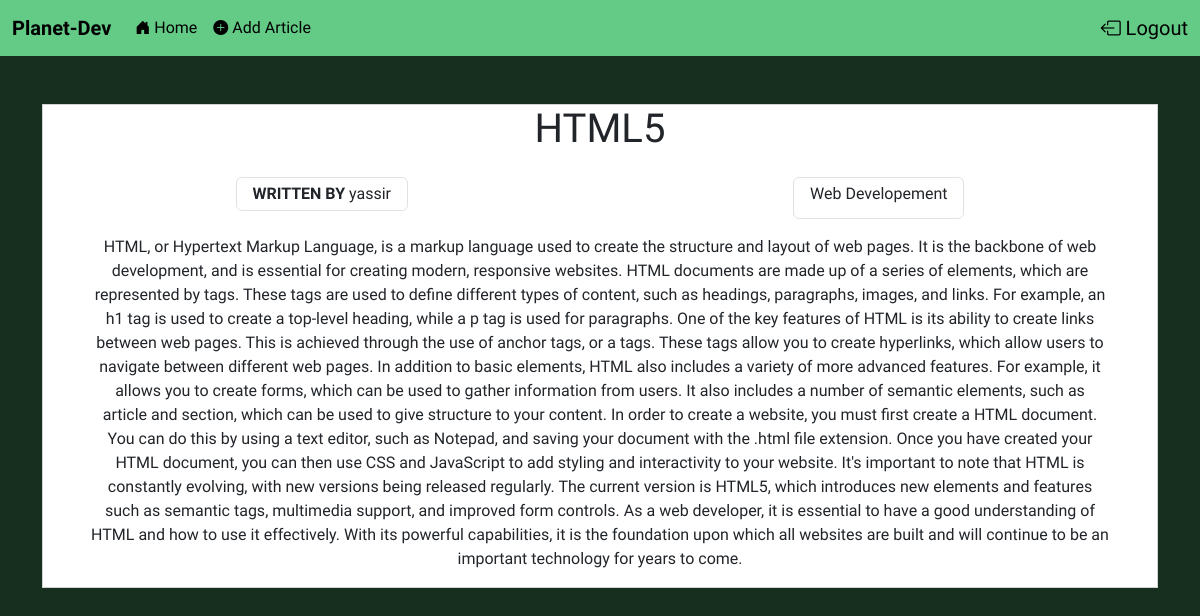
The page /view/article/ViewArticle.php?id=39 (signed in) on the database its author committed.
### tables this page shows
CREATE TABLE IF NOT EXISTS `articles` (
  `id` int(11) NOT NULL AUTO_INCREMENT,
  `title` varchar(255) DEFAULT NULL,
  `article` text,
  `categorie` int(11) DEFAULT NULL,
  `author` varchar(255) DEFAULT NULL,
  PRIMARY KEY (`id`),
  KEY `categorie` (`categorie`)
);

CREATE TABLE IF NOT EXISTS `categories` (
  `id` int(11) NOT NULL AUTO_INCREMENT,
  `name` varchar(255) DEFAULT NULL,
  PRIMARY KEY (`id`)
);

### classes/article.php (called while the page is built, shortened)
<?php
include_once __DIR__ . "\db.php";
class Article{
    public static function getSpecData($id){
        $db = new DbConnect();
        $sql = "SELECT * FROM articles, categories WHERE articles.id = '$id' and categories.id = articles.categorie;";
        $exec = $db->connect_pdo()->query($sql);
        $data = $exec->fetch();
        return $data;
    }
}

### classes/db.php (called while the page is built, shortened)
<?php
class DbConnect{
    private $host = "localhost";
    private $db_name = "articles";
    private $user_name = "root";
    private $password = "";
    function connect_pdo(){
        try {
            $this->conn = new PDO("mysql:host=".$this->host.";dbname=".$this->db_name, $this->user_name, $this->password);
            return $this->conn;
        } catch (PDOException $err) {
            echo "Connection Error -->> ",$err->getMessage();
            echo "<br>Error Code -->> ",$err->getCode();
            echo "<br>Error occur in File -->> ",$err->getFile();
            echo "<br>Error occur on Line no -->> ",$err->getLine();
            $this->conn = null;
        }
    }
}

### script/article/getSpecData.php (called while the page is built)
<?php
include "../../classes/article.php";
$data1 = Article::getSpecData($_GET['id']);

### view/article/ViewArticle.php (the view, shortened to what this page needs)
<?php
    include_once "../../script/article/getSpecData.php";
?>
<!DOCTYPE html>
<html lang="en">
<head>
    <link href="https://cdn.jsdelivr.net/npm/bootstrap@5.3.0-alpha1/dist/css/bootstrap.min.css" rel="stylesheet">
    <link rel="stylesheet" href="../../assets/styles/style.css">
</head>
<body>
    <?php include '../includes/navbar.php';?>
    <div class="container vh-75 d-flex justify-content-center align-items-center my-5">
        <div class="card w-100 text-center rounded-0">
            <h1><?=$data1['title']?></h1>
            <div class="d-flex w-100 justify-content-around my-3 flex-wrap">
                <span class="border px-3 py-1 rounded mb-2"><strong>WRITTEN BY</strong> <?=$data1['author']?></span>
                <span class="border px-3 py-1 rounded"><?=$data1['name']?></span>
            </div>
            <p class="px-5"><?=$data1['article']?></p>
        </div>
    </div>
</body>
</html>

### view/includes/navbar.php (shortened to what this page needs)
<link rel="stylesheet" href="https://cdn.jsdelivr.net/npm/bootstrap-icons@1.10.3/font/bootstrap-icons.css">
<nav class="navbar navbar-expand-lg mb-3" style="background-color: #63cb85">
<div class="container-fluid d-flex align-items-center">
    <a class="navbar-brand" href="../article/dashboard.php">
        <strong> Planet-Dev </strong>
    </a>
    <div class="collapse navbar-collapse" id="navbarSupportedContent">
        <ul class="navbar-nav me-auto mb-2 mb-lg-0">
            <li class="nav-item">
                <a class="nav-link active" aria-current="page" href="../article/dashboard.php"><i class="bi bi-house-door-fill" style="font-size: 15px"></i>&nbsp;Home</a>
            </li>
            <li class="nav-item">
                <a class="nav-link active" href="../article/addAr.php"><i class="bi bi-plus-circle-fill" style="font-size: 15px"></i>&nbsp;Add Article</a>
            </li>
        </ul>
        <div class="d-flex">
            <a class="fs-5 text-decoration-none text-black" href="../../script/user/logout.php" style=""><i class="bi bi-box-arrow-left"></i>
            Logout</a>
        </div>
    </div>
</div>
</nav>

### assets/styles/style.css (style rules this page uses)
body { background-color: #172f1e; font-family: 'Sofia Sans', sans-serif; }

### rows shown on the page
articles: title "HTML5", author "yassir", categorie.name "Web Developement", article "HTML, or Hypertext Markup Language, is a markup language used to create the structure and layout of web pages. It is the backbone of web development, and is essential for creating modern, responsive websites. HTML documents are made up of a series of elements, which are represented by tags. These tags are used to define different types of content, such as headings, paragraphs, images, and links. For example, an h1 tag is used to create a top-level heading, while a p tag is used for paragraphs. One of the key features of HTML is its ability to create links between web pages. This is achieved through the use of anchor tags, or a tags. These tags allow you to create hyperlinks, which allow…"
